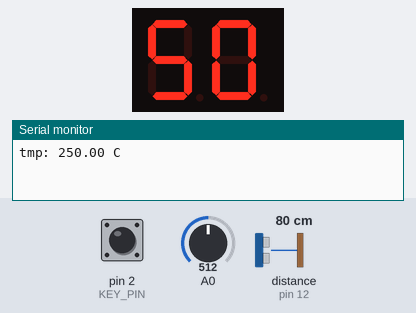
The sketch below on a simulated Arduino Uno, built with avr-gcc and run on an emulated ATmega328P. Shown: 2-digit seven-segment display, the last lines printed to the serial monitor. Wiring (inferred from the names in the program): 2-digit 7-segment display, segments lit when LOW: segments pin 11, pin 10, pin 9, pin 8, pin 7, pin 6, pin 5, pin 4; digit selects pin 3, A1. Inputs (shaded band) come from the test bench; at power-on: A0 = 512, pin 2 (KEY_PIN) LOW, distance to the obstacle (sensor on pin 12) 80 cm. The echo pulse lasts 58.3 µs per cm; the segment pins are drawn as the display they are named for.

Above: at 1.2 s.
1.3 s: A0 set to 716
At 6.29 s:
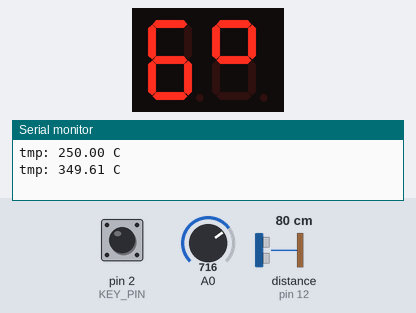
7.5 s: A0 set to 900
At 8.6 s:
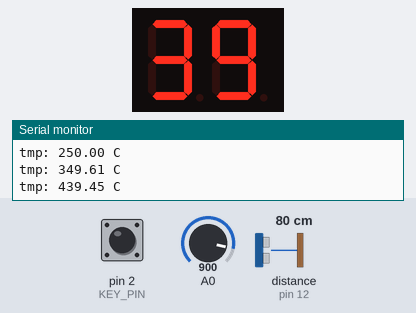
9.8 s: pin 2 (KEY_PIN) pulled HIGH for 2.05 s
At 13.9 s:
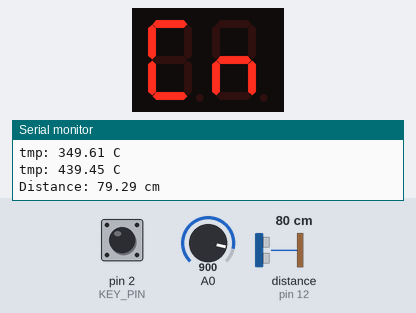
18.7 s: distance to the obstacle (sensor on pin 12) set to 2 cm
At 22.99 s:
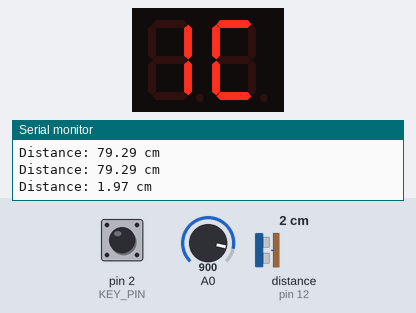
23.7 s: distance to the obstacle (sensor on pin 12) set to 4 cm
At 25.8 s:
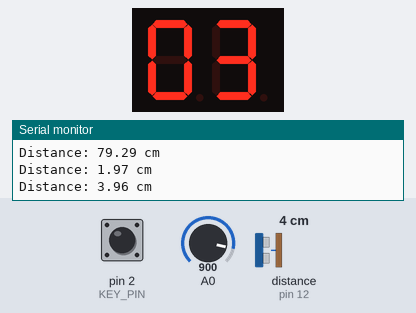
26.9 s: distance to the obstacle (sensor on pin 12) set to 9 cm
At 29.1 s:
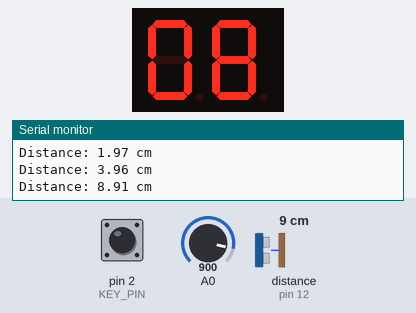
Timing chart, 0 to 30.6 s (numbered marks = the images above; inputs shaded):
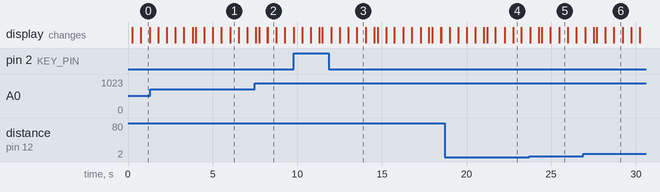

Measured:
- what the display in image 0 shows lasts 0.5 s, from 0.8 s to 1.3 s

The sketch:

Final_project.ino
```cpp
#define KEY_PIN 2
#define TRIGGER_PIN 13
#define ECHO_PIN 12
#define A 11
#define B 10
#define C 9
#define D 8
#define E 7
#define F 6
#define G 5
#define DP 4
#define Control_left 3
#define Control_right A1

bool light_state;
void setup()
{
    // put your setup code here, to run once:
    Serial.begin(9600);
    pinMode(A0, INPUT);
    pinMode(KEY_PIN, INPUT);
    pinMode(TRIGGER_PIN, OUTPUT);
    pinMode(ECHO_PIN, INPUT);
    pinMode(Control_left, OUTPUT);
    pinMode(Control_right, OUTPUT);
    // 設定腳位 11 到 3 為 OUTPUT
    for (int pin = 3; pin <= 11; pin++)
    {
        pinMode(pin, OUTPUT);
    }
    light_state = false;
    digitalWrite(Control_left, HIGH);
    digitalWrite(Control_right, HIGH);
}

void loop()
{
    if (digitalRead(KEY_PIN) == HIGH)
    {
        light_state = !light_state;
    }
    delay(200);

    if (light_state)
    {
        float distance = getDistance(TRIGGER_PIN, ECHO_PIN);
        Serial.print("Distance: ");
        Serial.print(distance);
        Serial.println(" cm");
        showDistance(distance);
    }
    else
    {
        float tmp = getTemperature();
        getTemperature();
        Serial.print("tmp: ");
        Serial.print(tmp);
        Serial.println(" C ");
        showTemp(tmp);
    }
}

void showDistance(float distance)
{
    for (int i = 0; i < 50; i++)
    {
        digitalWrite(Control_left, HIGH);
        digitalWrite(Control_right, LOW);
        showsevenseg(int(distance / 100));
        delay(10);
    }
    for (int i = 0; i < 50; i++)
    {
        digitalWrite(Control_left, LOW);
        digitalWrite(Control_right, HIGH);
        showsevenseg(int(distance / 100));
        delay(5);
        digitalWrite(Control_left, HIGH);
        digitalWrite(Control_right, LOW);
        showsevenseg(int(distance) % 100 / 10);
        delay(5);
    }
    for (int i = 0; i < 50; i++)
    {
        digitalWrite(Control_left, LOW);
        digitalWrite(Control_right, HIGH);
        showsevenseg(int(distance) % 100 / 10);
        delay(5);
        digitalWrite(Control_left, HIGH);
        digitalWrite(Control_right, LOW);
        showsevenseg(int(distance) % 10);
        delay(5);
    }
    for (int i = 0; i < 50; i++)
    {
        digitalWrite(Control_left, LOW);
        digitalWrite(Control_right, HIGH);
        showsevenseg(int(distance) % 10);
        delay(5);
        digitalWrite(Control_left, HIGH);
        digitalWrite(Control_right, LOW);
        displayC();
        delay(5);
    }
    for (int i = 0; i < 50; i++)
    {
        digitalWrite(Control_left, LOW);
        digitalWrite(Control_right, HIGH);
        displayC();
        delay(5);
        digitalWrite(Control_left, HIGH);
        digitalWrite(Control_right, LOW);
        displaym();
        delay(5);
    }
    for (int i = 0; i < 50; i++)
    {
        digitalWrite(Control_left, LOW);
        digitalWrite(Control_right, HIGH);
        displaym();
        delay(5);
        digitalWrite(Control_left, HIGH);
        digitalWrite(Control_right, LOW);
        displayspace();
        delay(5);
    }
}

void showTemp(float tmp)
{
    for (int i = 0; i < 50; i++)
    {
        digitalWrite(Control_left, HIGH);
        digitalWrite(Control_right, LOW);
        showsevenseg(int(tmp / 10) % 10);
        delay(10);
    }
    for (int i = 0; i < 50; i++)
    {
        digitalWrite(Control_left, LOW);
        digitalWrite(Control_right, HIGH);
        showsevenseg(int(tmp / 10) % 10);
        delay(5);
        digitalWrite(Control_left, HIGH);
        digitalWrite(Control_right, LOW);
        showsevenseg(int(tmp) % 10);
        delay(5);
    }
    for (int i = 0; i < 50; i++)
    {
        digitalWrite(Control_left, LOW);
        digitalWrite(Control_right, HIGH);
        showsevenseg(int(tmp) % 10);
        delay(5);
        digitalWrite(Control_left, HIGH);
        digitalWrite(Control_right, LOW);
        displaypoint();
        delay(5);
    }
    for (int i = 0; i < 50; i++)
    {
        digitalWrite(Control_left, LOW);
        digitalWrite(Control_right, HIGH);
        displaypoint();
        delay(5);
        digitalWrite(Control_left, HIGH);
        digitalWrite(Control_right, LOW);
        showsevenseg(int(tmp * 10) % 10);
        delay(5);
    }
    for (int i = 0; i < 50; i++)
    {
        digitalWrite(Control_left, LOW);
        digitalWrite(Control_right, HIGH);
        showsevenseg(int(tmp * 10) % 10);
        delay(5);
        digitalWrite(Control_left, HIGH);
        digitalWrite(Control_right, LOW);
        displaydegree();
        delay(5);
    }
    for (int i = 0; i < 50; i++)
    {
        digitalWrite(Control_left, LOW);
        digitalWrite(Control_right, HIGH);
        displaydegree();
        delay(5);
        digitalWrite(Control_left, HIGH);
        digitalWrite(Control_right, LOW);
        displayC();
        delay(5);
    }
    for (int i = 0; i < 50; i++)
    {
        digitalWrite(Control_left, LOW);
        digitalWrite(Control_right, HIGH);
        displayC();
        delay(5);
        digitalWrite(Control_left, HIGH);
        digitalWrite(Control_right, LOW);
        displayspace();
        delay(5);
    }
}

float getDistance(int trigPin, int echoPin)
{
    digitalWrite(trigPin, LOW);
    delayMicroseconds(2);
    digitalWrite(trigPin, HIGH);
    delayMicroseconds(20);
    digitalWrite(trigPin, LOW);

    long duration = pulseIn(echoPin, HIGH, 30000); // 20ms timeout
    return duration * 0.034 / 2;                   // Convert duration to distance in centimeters
}

float getTemperature()
{
    float tmp;
    tmp = analogRead(A0) * (500.0) / 1024;
    return tmp;
}

void displayC()
{
    for (int i = 4; i < 12; i++)
    {
        digitalWrite(i, HIGH); // 先關閉所有段
    }

    digitalWrite(A, LOW);
    digitalWrite(F, LOW);
    digitalWrite(E, LOW);
    digitalWrite(D, LOW);
}

void displaym()
{
    for (int i = 4; i < 12; i++)
    {
        digitalWrite(i, HIGH); // 先關閉所有段
    }
    digitalWrite(C, LOW);
    digitalWrite(G, LOW);
    digitalWrite(E, LOW);
}

void displaypoint()
{
    for (int i = 4; i < 12; i++)
    {
        digitalWrite(i, HIGH); // 先關閉所有段
    }
    digitalWrite(DP, LOW);
}

void displayspace()
{
    for (int i = 4; i < 12; i++)
    {
        digitalWrite(i, HIGH); // 先關閉所有段
    }
}

void displaydegree()
{
    for (int i = 4; i < 12; i++)
    {
        digitalWrite(i, HIGH); // 先關閉所有段
    }
    digitalWrite(A, LOW);
    digitalWrite(B, LOW);
    digitalWrite(G, LOW);
    digitalWrite(F, LOW);
}

void showsevenseg(int num)
{
    // 清除所有段（共陽極：輸出 HIGH 表示關閉）
    for (int i = 4; i < 12; i++)
    {
        digitalWrite(i, HIGH); // 先關閉所有段
    }

    switch (num)
    {
    case 0:
        digitalWrite(A, LOW);
        digitalWrite(B, LOW);
        digitalWrite(C, LOW);
        digitalWrite(D, LOW);
        digitalWrite(E, LOW);
        digitalWrite(F, LOW);
        break;
    case 1:
        digitalWrite(B, LOW);
        digitalWrite(C, LOW);
        break;
    case 2:
        digitalWrite(A, LOW);
        digitalWrite(B, LOW);
        digitalWrite(D, LOW);
        digitalWrite(E, LOW);
        digitalWrite(G, LOW);
        break;
    case 3:
        digitalWrite(A, LOW);
        digitalWrite(B, LOW);
        digitalWrite(C, LOW);
        digitalWrite(D, LOW);
        digitalWrite(G, LOW);
        break;
    case 4:
        digitalWrite(B, LOW);
        digitalWrite(C, LOW);
        digitalWrite(F, LOW);
        digitalWrite(G, LOW);
        break;
    case 5:
        digitalWrite(A, LOW);
        digitalWrite(C, LOW);
        digitalWrite(D, LOW);
        digitalWrite(F, LOW);
        digitalWrite(G, LOW);
        break;
    case 6:
        digitalWrite(A, LOW);
        digitalWrite(C, LOW);
        digitalWrite(D, LOW);
        digitalWrite(E, LOW);
        digitalWrite(F, LOW);
        digitalWrite(G, LOW);
        break;
    case 7:
        digitalWrite(A, LOW);
        digitalWrite(B, LOW);
        digitalWrite(C, LOW);
        break;
    case 8:
        digitalWrite(A, LOW);
        digitalWrite(B, LOW);
        digitalWrite(C, LOW);
        digitalWrite(D, LOW);
        digitalWrite(E, LOW);
        digitalWrite(F, LOW);
        digitalWrite(G, LOW);
        break;
    case 9:
        digitalWrite(A, LOW);
        digitalWrite(B, LOW);
        digitalWrite(C, LOW);
        digitalWrite(D, LOW);
        digitalWrite(F, LOW);
        digitalWrite(G, LOW);
        break;
    }
}
```
